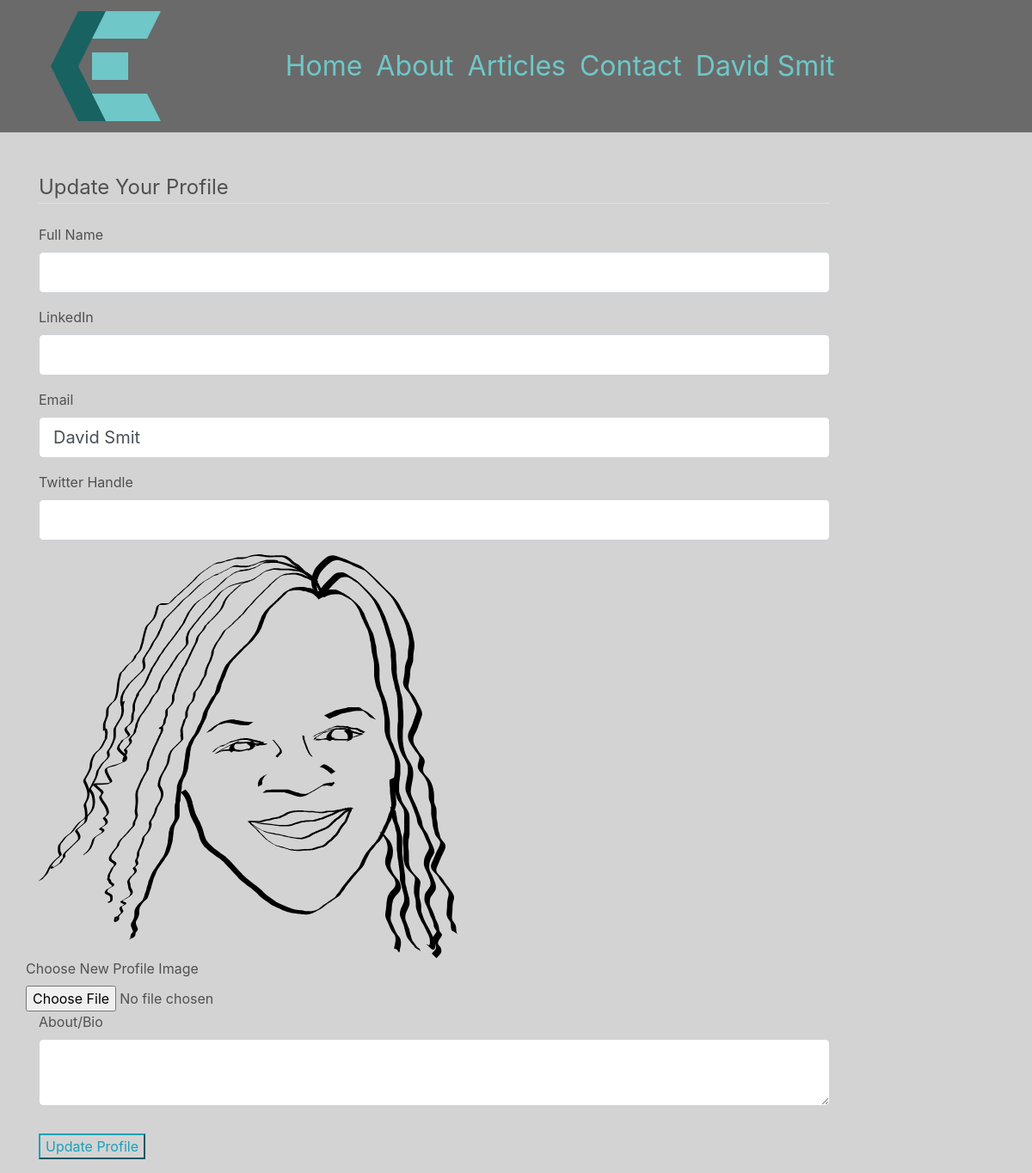
Before: /read/messages (signed in) with the older database file.
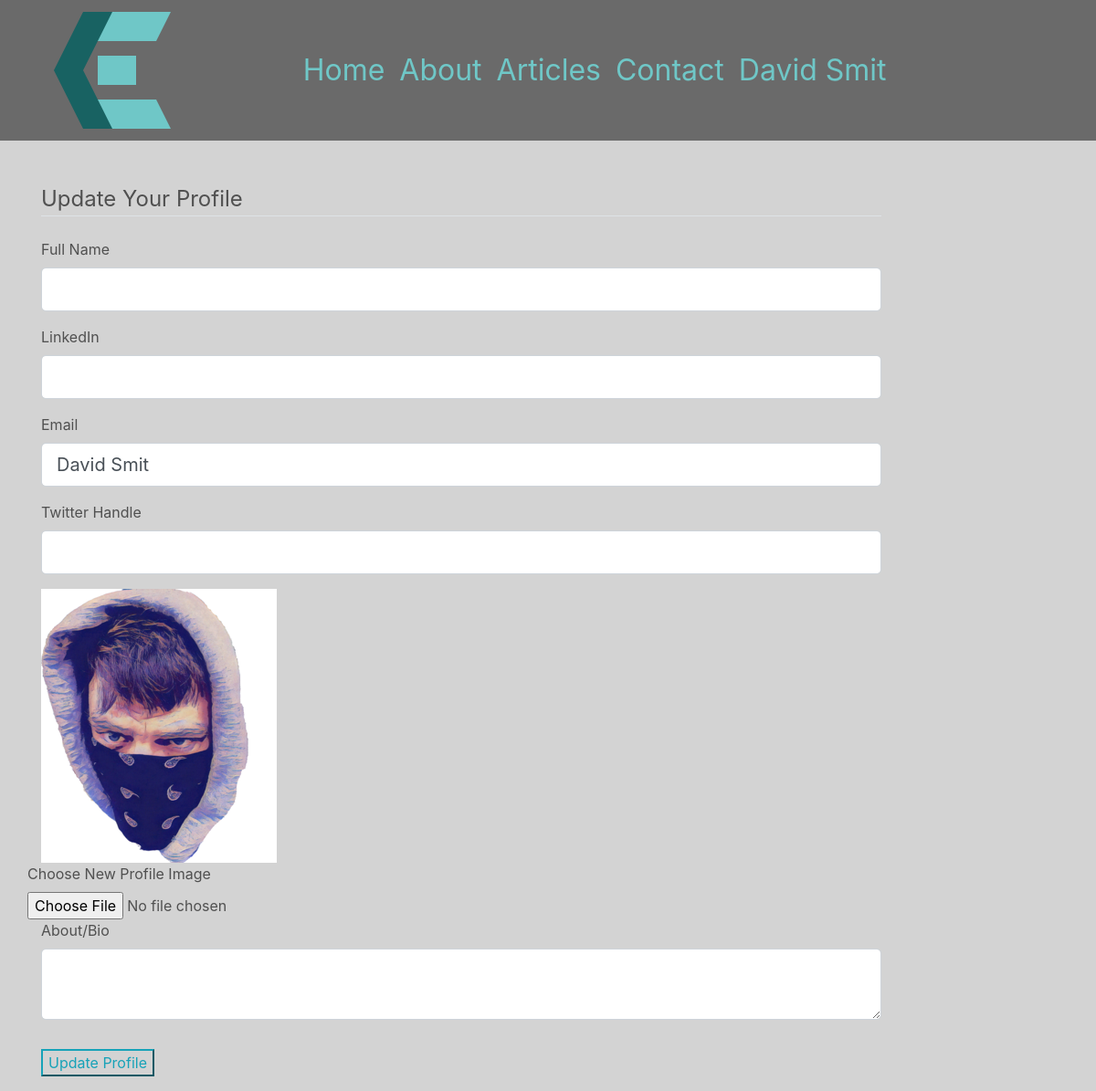
After: the same page with the newer database file.
### chrissmit/services/db_models.py (models this page shows, shortened)
class User(db.Model, UserMixin):
    id = db.Column(db.Integer, primary_key=True, )
    linkedin = db.Column(db.String(100),)
    full_name = db.Column(db.String(45), unique=False, nullable=False,)
    twitter_handle = db.Column(db.String(20), unique=True, nullable=False,)
    email = db.Column(db.String(120), unique=True, nullable=False, )
    image_file = db.Column(db.String(20), nullable=False, default='default.svg', )
    password = db.Column(db.String(60), nullable=False, )
    articles = db.relationship('Article', backref='author', lazy=True)
    content = db.Column(db.Text, nullable=False)

### chrissmit/views/maintenance_views.py (the view)
@blueprint.route('/read/messages')
@login_required
def read_messages():
    profile_form = UpdateProfile()
    profile_form.email.data = current_user.full_name
    return render_template(
        template_name_or_list=f'maintenance/profile.html',
        profile_form=profile_form,
        )

### chrissmit/forms/content.py (shortened to what this page needs)
class UpdateProfile(FlaskForm):
    full_name = StringField(
        'Full Name',
        validators=[DataRequired(), Length(min=2,max=50)],
    )
    linkedin = StringField(
        'LinkedIn',
        validators=[DataRequired(), Length(min=2,max=100)],
    )
    email = StringField(
        'Email',
        validators=[DataRequired(), Email(), ]
    )
    twitter_handle = StringField(
        'Twitter Handle',
        validators=[DataRequired(),]
    )
    image_file = FileField(
        'Choose New Profile Image',
        validators=[FileAllowed(['svg','png','jpg']),],
    )
    content = TextAreaField(
        'About/Bio',
        validators = [DataRequired()]
    )
    submit = SubmitField('Update Profile')

### chrissmit/services/db_models.py (called while the page is built)
@login_manager.user_loader
def load_user(user_id):
    return User.query.get(int(user_id))

### chrissmit/templates/maintenance/profile.html (shortened to what this page needs)
{% extends "shared/_layout.html" %}
{% block main_content %}
<div class="main_content">
    <form method="POST" action="" enctype="multipart/form-data">
        <fieldset class="form-group">
            <legend class="border-bottom mb-4">Update Your Profile</legend>
            <div class="form-group">
                {{ profile_form.full_name.label(class="form-control-lable") }}
                {% if profile_form.full_name.errors %}
                    {{ profile_form.full_name(class="form-control form-control-lg is-invalid",) }}
                    <div class="invalid-feedback">
                        {% for error in profile_form.full_name.errors %}
                            <span>{{ error }}</span>
                        {% endfor %}
                    </div>
                {% else %}
                    {{ profile_form.full_name(class="form-control form-control-lg",) }}
                {% endif %}
            </div>
            <div class="form-group">
                {{ profile_form.linkedin.label(class="form-control-lable") }}
                {% if profile_form.linkedin.errors %}
                    {{ profile_form.linkedin(class="form-control form-control-lg is-invalid",) }}
                    <div class="invalid-feedback">
                        {% for error in profile_form.linkedin.errors %}
                            <span> {{ error }}</span>
                        {% endfor %}
                    </div>
                {% else %}
                    {{ profile_form.linkedin(class="form-control form-control-lg",) }}
                {% endif %}
            </div>
            <div class="form-group">
                {{ profile_form.email.label(class="form-control-lable") }}
                {% if profile_form.email.errors %}
                    {{ profile_form.email(class="form-control form-control-lg is-invalid",) }}
                    <div class="invalid-feedback">
                        {% for error in profile_form.email.errors %}
                            <span> {{ error }}</span>
                        {% endfor %}
                    </div>
                {% else %}
                    {{ profile_form.email(class="form-control form-control-lg",) }}
                {% endif %}
            </div>
            <div class="form-group">
                {{ profile_form.twitter_handle.label(class="form-control-lable") }}
                {% if profile_form.twitter_handle.errors %}
                    {{ profile_form.twitter_handle(class="form-control form-control-lg is-invalid",) }}
                    <div class="invalid-feedback">
                        {% for error in profile_form.twitter_handle.errors %}
                            <span> {{ error }}</span>
                        {% endfor %}
                    </div>
                {% else %}
                    {{ profile_form.twitter_handle(class="form-control form-control-lg",) }}
                {% endif %}
            </div>
            <div class="form-group">
            {% if current_user.image_file %}
                <img src="{{ '/static/img/authors/' + current_user.image_file }}" alt="{{ profile_form.image_file.data }}">
            {% endif %}
            <div class="row">
                {{ profile_form.image_file.label }}
                {{ profile_form.image_file(class='form-control-file') }}
            </div>
            <div class="form-group">
                {{ profile_form.content.label(class="form-control-lable") }}
                {% if profile_form.content.errors %}
                    {{ profile_form.content(class="form-control form-control-lg is-invalid",) }}
                    <div class="invalid-feedback">
                        {% for error in profile_form.content.errors %}
                            <span> {{ error }}</span>
                        {% endfor %}
                    </div>
                {% else %}
                    {{ profile_form.content(class="form-control form-control-lg",) }}
                {% endif %}
            </div>
        </fieldset>
        <div class="form-group">
            {{ profile_form.submit(class="btn-outline-info") }}
        </div>
    </form>
</div>
{%  endblock %}

### chrissmit/templates/shared/_layout.html (shortened to what this page needs)
<!DOCTYPE html>
<html lang="en">
<head>
<!DOCTYPE html>
<html lang="en">
<head>
    <link rel="stylesheet"
          href="https://stackpath.bootstrapcdn.com/bootstrap/4.1.3/css/bootstrap.min.css"
>
    <link rel="stylesheet" href="/static/css/site.css">
</head>
<body>
<div class="nav-outer fixed-top">
    <div class="container menu">
        <nav class="navbar navbar-expand-lg col-sm-12">
            <div class="row">
                <button class="navbar-toggler logo" type="button" data-toggle="collapse" data-target="#navbarNavDropdown " id="logo">
                    <img src="../../../static/img/logo.svg">
                </button>
            </div>
            <div class="col-sm-9">
                <div class="collapse navbar-collapse" id="navbarNavDropdown">
                    <ul class="navbar-nav">
                        <li class="nav-item"><a class="nav-link" href="{{ url_for('navigation.index') }}">Home</a></li>
                        <li class="nav-item"><a class="nav-link" href="{{ url_for('navigation.about') }}">About</a></li>
                        <li class="nav-item">
                           <div class="dropdown show">
                              <a class="nav-link"
                                 href="#" role="button"
                                 id="dropdownMenuLink"
                                 data-toggle="dropdown"
                                 aria-haspopup="true"
                                 aria-expanded="false">Articles</a>
                              </div>
                        <li class="nav-item"><a class="nav-link" href="{{ url_for('navigation.contact') }}">Contact</a></li>
                        {% if current_user.is_authenticated %}
                        <li class="nav-item">
                            <div class="dropdown show">
                               <a class="nav-link"
                                  href="#" role="button"
                                  id="dropdownMenuLink"
                                  data-toggle="dropdown"
                                  aria-haspopup="true"
                                  aria-expanded="false">{{ current_user.full_name }}</a>
                               </div>
                        {% endif %}
                    </ul>
                </div>
        </div>
        </nav>
    </div>
</div>
<div class="main_content container">
    <div class="row">
        <div class="col-md-10">
            {% block main_content %}
            {% endblock %}
        </div>
    </div>
</div>
</body>
</html>

### chrissmit/static/css/site.css (style rules this page uses)
html { background-color: lightgray; }
body { background-color: lightgray; }
.main_content { margin-top: 100px; color: rgba(80,80,80,1); background-color: lightgray; border: 2px height: 100%; }
.nav-outer { background-color: rgba(80,80,80,0.80); width: 100%; }
nav { font-size: 2rem; margin-left: 0px; margin-right: auto; }
.nav-link { color: #6FC7C7; text-align: left; margin-left: auto; margin-right: 0px; width: 100% }
a { color: #186262; }
#logo { display: inline-block; }
.collapse:not(.show) { float: right; }

Changed rows visible on the page:
changed User "David Smit": image_file: a different picture
